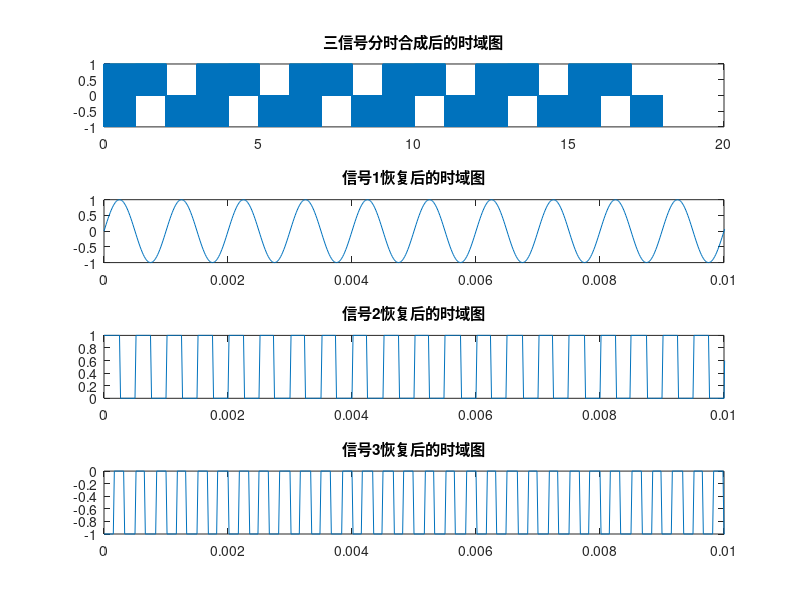

Recreate this plot in MATLAB.
%分时系统
clear;clc;close all;%关掉所有打开的图
fs=60e3;%采样频率
dt=1/fs;T=10;
t=0:dt:T;A=sin(2*pi*1e3*t);
t=0:dt:T;B=1*(sin(2*pi*2e3*t)>=0);
t=0:dt:T;C=-1*(sin(2*pi*3e3*t)>=0);
TT=[];Y=[];
%合成过程
for k=0:5
%   tt=0:dt:1-dt;y=A(1:length(tt));    
%   tt=0:dt:2-dt;y=B(1:length(tt));
%   tt=0:dt:3-dt;y=C(1:length(tt));
    ttA=3*k:dt:3*k+1-dt;yA=A((k*(length(ttA))+1):(k+1)*length(ttA));    
    ttB=3*k+1:dt:3*k+2-dt;yB=B((k*(length(ttB))+1):(k+1)*length(ttB));
    ttC=3*k+2:dt:3*(k+1)-dt;yC=C((k*(length(ttC))+1):(k+1)*length(ttC));
    TT=[TT ttA ttB ttC];Y=[Y yA yB yC];
end

subplot(4,1,1);plot(TT,Y);xlim([0 20]);title('三信号分时合成后的时域图');

%信号恢复,只已知TT和Y
A=[];B=[];C=[];
for k=0:5
%     A=Y(1:length(ttA));
%     B=Y(length(ttA)+1:length(ttA)+length(ttB));
%     C=Y(length(ttA)+length(ttB)+1:length(ttA)+length(ttB)+length(ttC));
    a=Y((3*k)*length(ttA)+1:(3*k+1)*length(ttA));A=[A a];
    b=Y((3*k+1)*length(ttA)+1:(3*k+2)*length(ttA));B=[B b];
    c=Y((3*k+2)*length(ttA)+1:(3*k+3)*length(ttA));C=[C c];
end
t=0:dt:(k+1)-dt;
subplot(4,1,2);plot(t,A);xlim([0 1e-2]);title('信号1恢复后的时域图');
subplot(4,1,3);plot(t,B);xlim([0 1e-2]);title('信号2恢复后的时域图');
subplot(4,1,4);plot(t,C);xlim([0 1e-2]);title('信号3恢复后的时域图');